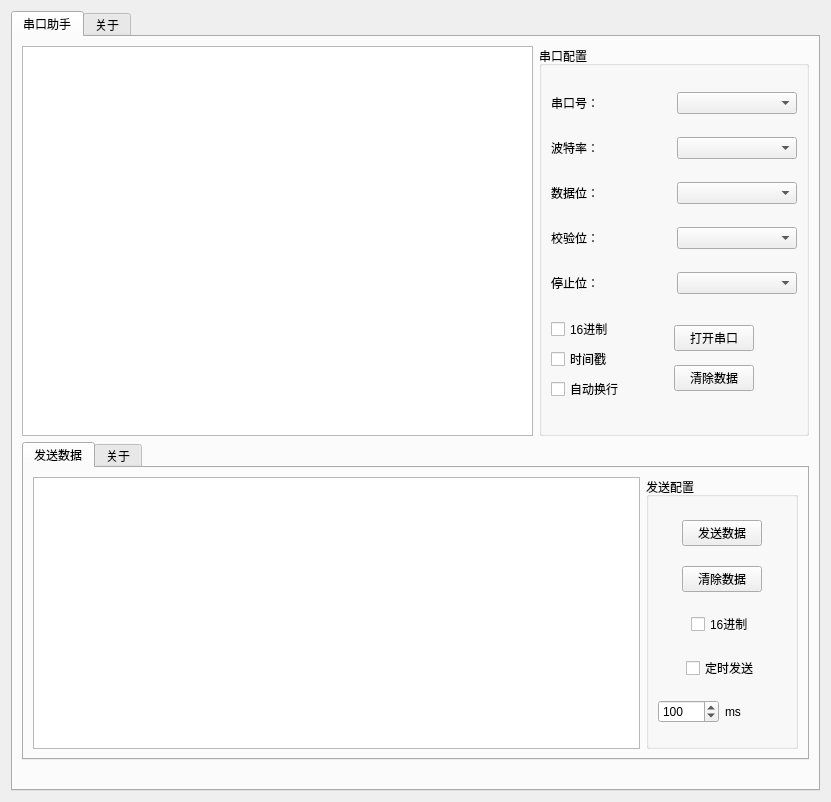
<?xml version="1.0" encoding="UTF-8"?>
<ui version="4.0">
 <class>Widget</class>
 <widget class="QWidget" name="Widget">
  <property name="geometry">
   <rect>
    <x>0</x>
    <y>0</y>
    <width>827</width>
    <height>798</height>
   </rect>
  </property>
  <property name="windowTitle">
   <string>Widget</string>
  </property>
  <layout class="QGridLayout" name="gridLayout">
   <item row="0" column="0">
    <widget class="QTabWidget" name="tabWidget">
     <property name="minimumSize">
      <size>
       <width>809</width>
       <height>780</height>
      </size>
     </property>
     <property name="currentIndex">
      <number>0</number>
     </property>
     <widget class="QWidget" name="Tab1">
      <attribute name="title">
       <string>串口助手</string>
      </attribute>
      <layout class="QVBoxLayout" name="verticalLayout_6">
       <item>
        <layout class="QHBoxLayout" name="horizontalLayout_11" stretch="5,1">
         <item>
          <widget class="QPlainTextEdit" name="RxEdit"/>
         </item>
         <item>
          <widget class="QGroupBox" name="groupBox">
           <property name="sizePolicy">
            <sizepolicy hsizetype="Preferred" vsizetype="Preferred">
             <horstretch>1</horstretch>
             <verstretch>1</verstretch>
            </sizepolicy>
           </property>
           <property name="minimumSize">
            <size>
             <width>270</width>
             <height>390</height>
            </size>
           </property>
           <property name="title">
            <string>串口配置</string>
           </property>
           <layout class="QVBoxLayout" name="verticalLayout_2">
            <item>
             <layout class="QHBoxLayout" name="horizontalLayout" stretch="1,1,2">
              <item>
               <widget class="QLabel" name="label">
                <property name="text">
                 <string>串口号：</string>
                </property>
               </widget>
              </item>
              <item>
               <spacer name="horizontalSpacer_7">
                <property name="orientation">
                 <enum>Qt::Orientation::Horizontal</enum>
                </property>
                <property name="sizeHint" stdset="0">
                 <size>
                  <width>40</width>
                  <height>20</height>
                 </size>
                </property>
               </spacer>
              </item>
              <item>
               <widget class="QComboBox" name="comPortName">
                <property name="editable">
                 <bool>false</bool>
                </property>
                <property name="currentText">
                 <string/>
                </property>
                <property name="currentIndex">
                 <number>-1</number>
                </property>
                <property name="maxVisibleItems">
                 <number>10</number>
                </property>
                <property name="maxCount">
                 <number>59</number>
                </property>
               </widget>
              </item>
             </layout>
            </item>
            <item>
             <layout class="QHBoxLayout" name="horizontalLayout_2" stretch="1,1,2">
              <item>
               <widget class="QLabel" name="label_2">
                <property name="text">
                 <string>波特率：</string>
                </property>
               </widget>
              </item>
              <item>
               <spacer name="horizontalSpacer_2">
                <property name="orientation">
                 <enum>Qt::Orientation::Horizontal</enum>
                </property>
                <property name="sizeHint" stdset="0">
                 <size>
                  <width>40</width>
                  <height>20</height>
                 </size>
                </property>
               </spacer>
              </item>
              <item>
               <widget class="QComboBox" name="comBaudRate">
                <property name="enabled">
                 <bool>true</bool>
                </property>
                <property name="editable">
                 <bool>false</bool>
                </property>
                <property name="currentText">
                 <string/>
                </property>
                <property name="currentIndex">
                 <number>-1</number>
                </property>
                <property name="maxVisibleItems">
                 <number>11</number>
                </property>
                <property name="maxCount">
                 <number>2000000</number>
                </property>
               </widget>
              </item>
             </layout>
            </item>
            <item>
             <layout class="QHBoxLayout" name="horizontalLayout_3" stretch="1,1,2">
              <item>
               <widget class="QLabel" name="label_3">
                <property name="text">
                 <string>数据位：</string>
                </property>
               </widget>
              </item>
              <item>
               <spacer name="horizontalSpacer_3">
                <property name="orientation">
                 <enum>Qt::Orientation::Horizontal</enum>
                </property>
                <property name="sizeHint" stdset="0">
                 <size>
                  <width>40</width>
                  <height>20</height>
                 </size>
                </property>
               </spacer>
              </item>
              <item>
               <widget class="QComboBox" name="comDataBits">
                <property name="currentIndex">
                 <number>-1</number>
                </property>
               </widget>
              </item>
             </layout>
            </item>
            <item>
             <layout class="QHBoxLayout" name="horizontalLayout_4" stretch="1,1,2">
              <item>
               <widget class="QLabel" name="label_4">
                <property name="text">
                 <string>校验位：</string>
                </property>
               </widget>
              </item>
              <item>
               <spacer name="horizontalSpacer_4">
                <property name="orientation">
                 <enum>Qt::Orientation::Horizontal</enum>
                </property>
                <property name="sizeHint" stdset="0">
                 <size>
                  <width>40</width>
                  <height>20</height>
                 </size>
                </property>
               </spacer>
              </item>
              <item>
               <widget class="QComboBox" name="comParity">
                <property name="currentIndex">
                 <number>-1</number>
                </property>
               </widget>
              </item>
             </layout>
            </item>
            <item>
             <layout class="QHBoxLayout" name="horizontalLayout_5" stretch="1,1,2">
              <item>
               <widget class="QLabel" name="label_5">
                <property name="text">
                 <string>停止位：</string>
                </property>
               </widget>
              </item>
              <item>
               <spacer name="horizontalSpacer_5">
                <property name="orientation">
                 <enum>Qt::Orientation::Horizontal</enum>
                </property>
                <property name="sizeHint" stdset="0">
                 <size>
                  <width>40</width>
                  <height>20</height>
                 </size>
                </property>
               </spacer>
              </item>
              <item>
               <widget class="QComboBox" name="comStopBits"/>
              </item>
             </layout>
            </item>
            <item>
             <layout class="QHBoxLayout" name="horizontalLayout_8">
              <item>
               <layout class="QVBoxLayout" name="verticalLayout">
                <item>
                 <widget class="QCheckBox" name="HexRxBox">
                  <property name="text">
                   <string>16进制</string>
                  </property>
                  <property name="checkable">
                   <bool>true</bool>
                  </property>
                 </widget>
                </item>
                <item>
                 <widget class="QCheckBox" name="TimeBox">
                  <property name="text">
                   <string>时间戳</string>
                  </property>
                 </widget>
                </item>
                <item>
                 <widget class="QCheckBox" name="AWBox">
                  <property name="text">
                   <string>自动换行</string>
                  </property>
                 </widget>
                </item>
               </layout>
              </item>
              <item>
               <layout class="QGridLayout" name="gridLayout_2">
                <item row="3" column="1">
                 <widget class="QPushButton" name="ClearRxBtn">
                  <property name="text">
                   <string>清除数据</string>
                  </property>
                 </widget>
                </item>
                <item row="2" column="0">
                 <spacer name="horizontalSpacer_6">
                  <property name="orientation">
                   <enum>Qt::Orientation::Horizontal</enum>
                  </property>
                  <property name="sizeHint" stdset="0">
                   <size>
                    <width>40</width>
                    <height>20</height>
                   </size>
                  </property>
                 </spacer>
                </item>
                <item row="2" column="1">
                 <widget class="QPushButton" name="OpenComBtn">
                  <property name="text">
                   <string>打开串口</string>
                  </property>
                  <property name="checkable">
                   <bool>false</bool>
                  </property>
                 </widget>
                </item>
                <item row="2" column="2">
                 <spacer name="horizontalSpacer">
                  <property name="orientation">
                   <enum>Qt::Orientation::Horizontal</enum>
                  </property>
                  <property name="sizeHint" stdset="0">
                   <size>
                    <width>40</width>
                    <height>20</height>
                   </size>
                  </property>
                 </spacer>
                </item>
               </layout>
              </item>
             </layout>
            </item>
           </layout>
          </widget>
         </item>
        </layout>
       </item>
       <item>
        <layout class="QVBoxLayout" name="verticalLayout_4">
         <item>
          <widget class="QTabWidget" name="tabWidget_2">
           <property name="currentIndex">
            <number>0</number>
           </property>
           <widget class="QWidget" name="tab">
            <attribute name="title">
             <string>发送数据</string>
            </attribute>
            <layout class="QVBoxLayout" name="verticalLayout_7">
             <item>
              <layout class="QHBoxLayout" name="horizontalLayout_12" stretch="4,1">
               <item>
                <widget class="QTextEdit" name="TxEdit"/>
               </item>
               <item>
                <widget class="QGroupBox" name="groupBox_2">
                 <property name="sizePolicy">
                  <sizepolicy hsizetype="Preferred" vsizetype="Preferred">
                   <horstretch>1</horstretch>
                   <verstretch>1</verstretch>
                  </sizepolicy>
                 </property>
                 <property name="minimumSize">
                  <size>
                   <width>140</width>
                   <height>235</height>
                  </size>
                 </property>
                 <property name="title">
                  <string>发送配置</string>
                 </property>
                 <layout class="QGridLayout" name="gridLayout_3">
                  <item row="0" column="0">
                   <layout class="QHBoxLayout" name="horizontalLayout_9" stretch="1,2,1">
                    <item>
                     <spacer name="horizontalSpacer_11">
                      <property name="orientation">
                       <enum>Qt::Orientation::Horizontal</enum>
                      </property>
                      <property name="sizeHint" stdset="0">
                       <size>
                        <width>40</width>
                        <height>20</height>
                       </size>
                      </property>
                     </spacer>
                    </item>
                    <item>
                     <widget class="QPushButton" name="TxBtn">
                      <property name="text">
                       <string>发送数据</string>
                      </property>
                     </widget>
                    </item>
                    <item>
                     <spacer name="horizontalSpacer_10">
                      <property name="orientation">
                       <enum>Qt::Orientation::Horizontal</enum>
                      </property>
                      <property name="sizeHint" stdset="0">
                       <size>
                        <width>40</width>
                        <height>20</height>
                       </size>
                      </property>
                     </spacer>
                    </item>
                   </layout>
                  </item>
                  <item row="1" column="0">
                   <layout class="QHBoxLayout" name="horizontalLayout_7" stretch="1,2,1">
                    <item>
                     <spacer name="horizontalSpacer_9">
                      <property name="orientation">
                       <enum>Qt::Orientation::Horizontal</enum>
                      </property>
                      <property name="sizeHint" stdset="0">
                       <size>
                        <width>40</width>
                        <height>20</height>
                       </size>
                      </property>
                     </spacer>
                    </item>
                    <item>
                     <widget class="QPushButton" name="ClearTxBtn">
                      <property name="text">
                       <string>清除数据</string>
                      </property>
                     </widget>
                    </item>
                    <item>
                     <spacer name="horizontalSpacer_8">
                      <property name="orientation">
                       <enum>Qt::Orientation::Horizontal</enum>
                      </property>
                      <property name="sizeHint" stdset="0">
                       <size>
                        <width>40</width>
                        <height>20</height>
                       </size>
                      </property>
                     </spacer>
                    </item>
                   </layout>
                  </item>
                  <item row="2" column="0">
                   <layout class="QHBoxLayout" name="horizontalLayout_10" stretch="1,1,1">
                    <item>
                     <spacer name="horizontalSpacer_15">
                      <property name="orientation">
                       <enum>Qt::Orientation::Horizontal</enum>
                      </property>
                      <property name="sizeHint" stdset="0">
                       <size>
                        <width>40</width>
                        <height>20</height>
                       </size>
                      </property>
                     </spacer>
                    </item>
                    <item>
                     <widget class="QCheckBox" name="HexTxBox">
                      <property name="text">
                       <string>16进制</string>
                      </property>
                     </widget>
                    </item>
                    <item>
                     <spacer name="horizontalSpacer_12">
                      <property name="orientation">
                       <enum>Qt::Orientation::Horizontal</enum>
                      </property>
                      <property name="sizeHint" stdset="0">
                       <size>
                        <width>40</width>
                        <height>20</height>
                       </size>
                      </property>
                     </spacer>
                    </item>
                   </layout>
                  </item>
                  <item row="3" column="0">
                   <layout class="QHBoxLayout" name="horizontalLayout_14" stretch="1,1,1">
                    <item>
                     <spacer name="horizontalSpacer_14">
                      <property name="orientation">
                       <enum>Qt::Orientation::Horizontal</enum>
                      </property>
                      <property name="sizeHint" stdset="0">
                       <size>
                        <width>40</width>
                        <height>20</height>
                       </size>
                      </property>
                     </spacer>
                    </item>
                    <item>
                     <widget class="QCheckBox" name="TRBox">
                      <property name="text">
                       <string>定时发送</string>
                      </property>
                     </widget>
                    </item>
                    <item>
                     <spacer name="horizontalSpacer_13">
                      <property name="orientation">
                       <enum>Qt::Orientation::Horizontal</enum>
                      </property>
                      <property name="sizeHint" stdset="0">
                       <size>
                        <width>40</width>
                        <height>20</height>
                       </size>
                      </property>
                     </spacer>
                    </item>
                   </layout>
                  </item>
                  <item row="4" column="0">
                   <layout class="QGridLayout" name="gridLayout_4">
                    <item row="0" column="0">
                     <widget class="QSpinBox" name="TVBox">
                      <property name="minimum">
                       <number>1</number>
                      </property>
                      <property name="maximum">
                       <number>60000</number>
                      </property>
                      <property name="value">
                       <number>100</number>
                      </property>
                     </widget>
                    </item>
                    <item row="0" column="1">
                     <widget class="QLabel" name="label_6">
                      <property name="text">
                       <string>ms</string>
                      </property>
                     </widget>
                    </item>
                   </layout>
                  </item>
                 </layout>
                </widget>
               </item>
              </layout>
             </item>
            </layout>
           </widget>
           <widget class="QWidget" name="tab_2">
            <attribute name="title">
             <string>关于</string>
            </attribute>
           </widget>
          </widget>
         </item>
         <item>
          <layout class="QHBoxLayout" name="horizontalLayout_13" stretch="2">
           <item>
            <widget class="QLabel" name="Info">
             <property name="text">
              <string/>
             </property>
            </widget>
           </item>
          </layout>
         </item>
        </layout>
       </item>
      </layout>
     </widget>
     <widget class="QWidget" name="Tab3">
      <attribute name="title">
       <string>关于</string>
      </attribute>
     </widget>
    </widget>
   </item>
  </layout>
 </widget>
 <resources/>
 <connections/>
</ui>
